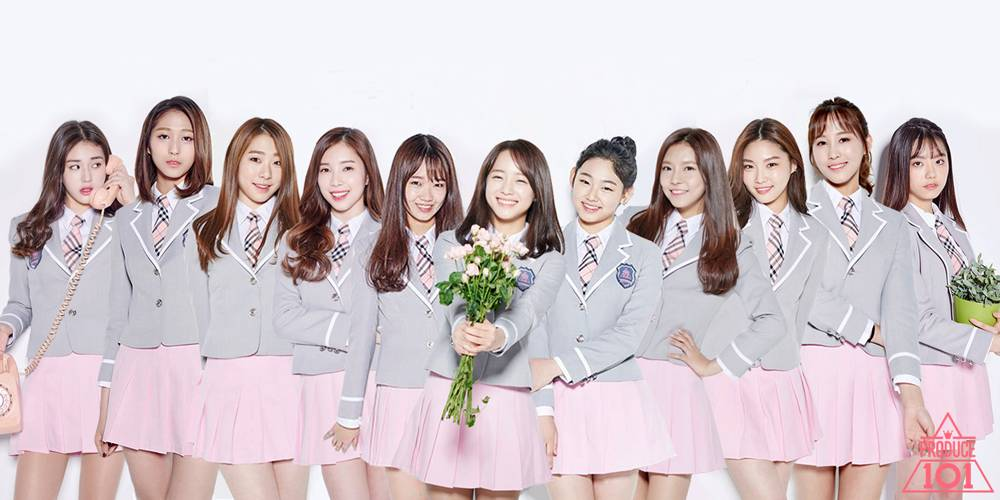
#> input picture Python Series/Lec 6/Pt. 2 Images/data/ioi2.jpg, 1000 x 500 px
$ jupyter execute 'Lecture 06_11_Face Detection.ipynb'   (shell and % lines are left out)
#> lines starting #> are read from the running program, lines starting #| are printed output that depends on the picture; after the words box and inside, x2 and y2 are one past the last pixel; in counts of white or black regions, pixels touching at a corner belong together
<a href="https://vigneashpandiyan.github.io/publications/Codes/" target="_blank" rel="noopener noreferrer">
  <img src="https://vigneashpandiyan.github.io/images/Link.png"
       style="max-width: 800px; width: 100%; height: auto;">
</a>

[cell 1]
import numpy as np
import cv2
import matplotlib.pyplot as plt
import time

[cell 2]
# Create the haar cascade
cascPath = 'data/haarcascade_frontalface_alt.xml'
# cascPath = 'detect/haarcascade_frontalface_default.xml'
faceCascade = cv2.CascadeClassifier(cascPath)

[cell 3]
# Read the image
img = cv2.imread('data/ioi2.jpg')
#> img is the input picture: shape (500, 1000, 3); mean B, G, R 202.9, 198.9, 211.1
plt.imshow(cv2.cvtColor(img, cv2.COLOR_BGR2RGB))

[cell 4]
def detect_faces_show(fpath):
#> called with fpath = 'data/ioi.jpg'
    img = cv2.imread(fpath)
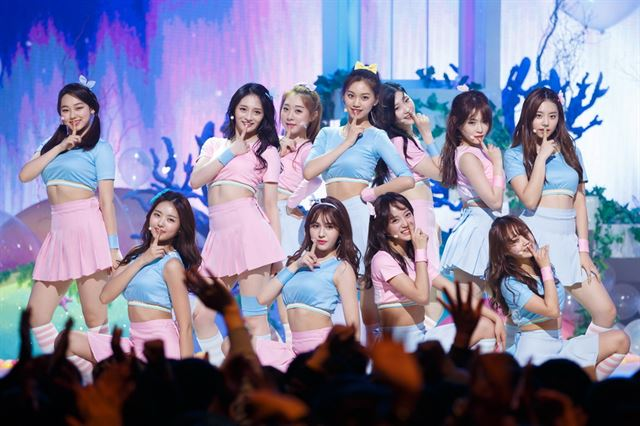
#> input picture Python Series/Lec 6/Pt. 2 Images/data/ioi.jpg, 640 x 426 px
#> img is the input picture: shape (426, 640, 3); mean B, G, R 158.4, 129.8, 132.9
    gray = cv2.cvtColor(img, cv2.COLOR_BGR2RGB)

    # Detect faces in the image
    faces = faceCascade.detectMultiScale(
        gray,
        scaleFactor=1.2,
        minNeighbors=5,
        minSize=(30, 30),
        flags = cv2.CASCADE_SCALE_IMAGE
    )
#> faces = [[337, 80, 43, 43], [230, 94, 40, 40], [273, 93, 40, 40], [527, 100, 39, 39], [304, 211, 39, 39]]
    print("Found %d faces!" % len(faces))
#| Found 5 faces!

    # Draw a rectangle around the faces
    for (x, y, w, h) in faces:
        cv2.rectangle(img, (x, y), (x+w, y+h), (0, 255, 0), 4)
#> this loop made 5 passes
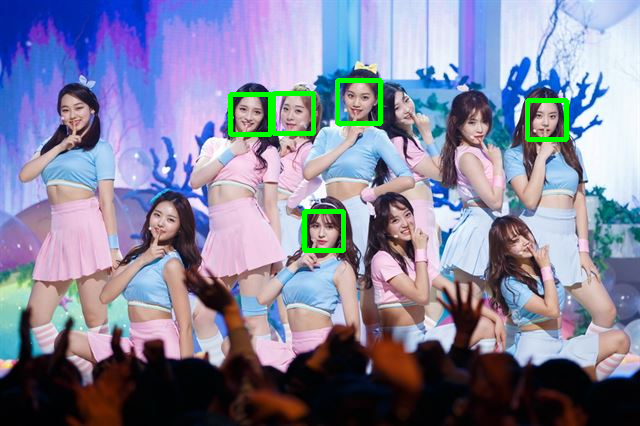
#> img: shape (426, 640, 3); 1.42% of pixels changed, all inside (x1, y1, x2, y2) = (228, 78, 569, 253)
    plt.imshow(cv2.cvtColor(img, cv2.COLOR_BGR2RGB))

[cell 5]
detect_faces_show('data/ioi.jpg')

[cell 6]
detect_faces_show('data/ioi2.jpg')
#> call 2 of detect_faces_show, with fpath = 'data/ioi2.jpg'
#> in detect_faces_show (call 2), `faces = faceCascade.detectMultiScale( gray, scaleFactor=1.2, minNeighb..`: faces = [[481, 159, 53, 53], [145, 115, 59, 59], [808, 122, 53, 53], [239, 140, 54, 54], [58, 145, 55, 55], [651, 148, 53, 53], [733, 143, 57, 57], [309, 149, 58, 58], [400, 165, 52, 52], [903, 143, 55, 55], [564, 160, 63, 63]]
#| Found 11 faces!
#> the loop in detect_faces_show (call 2), `for (x, y, w, h) in faces:` made 11 passes
#> after the loop in detect_faces_show (call 2), `for (x, y, w, h) in faces:`:
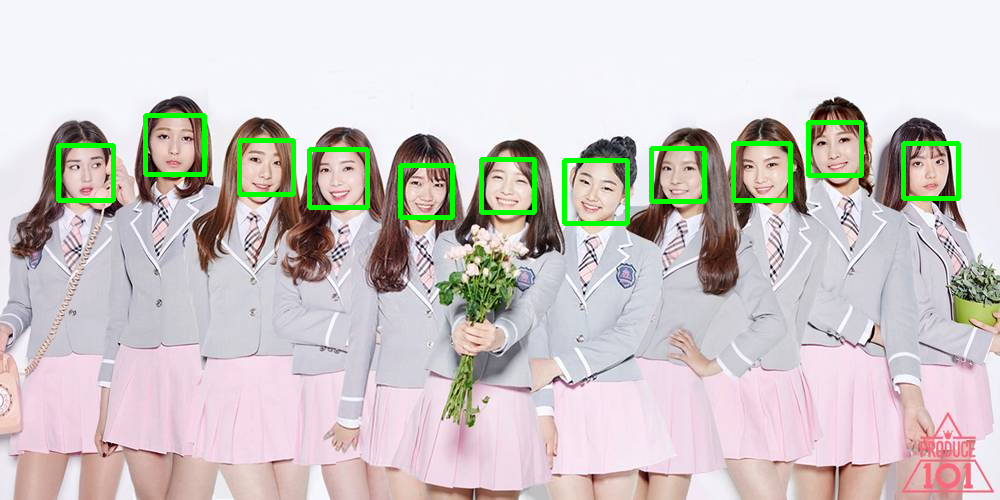
#> img: shape (500, 1000, 3); 2.42% of pixels changed, all inside (x1, y1, x2, y2) = (56, 113, 961, 226)
